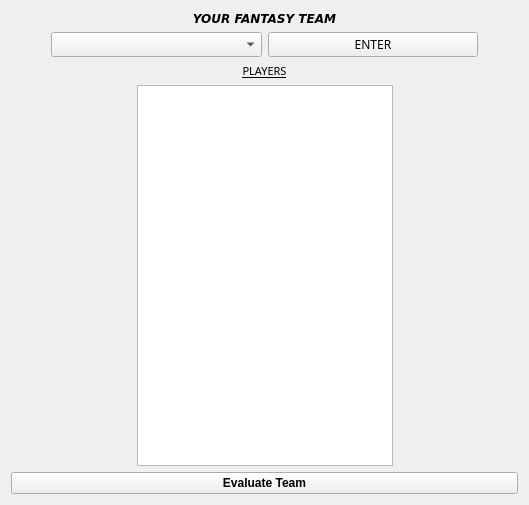
<?xml version="1.0" encoding="UTF-8"?>
<ui version="4.0">
 <class>Openteam1</class>
 <widget class="QWidget" name="Openteam1">
  <property name="geometry">
   <rect>
    <x>0</x>
    <y>0</y>
    <width>529</width>
    <height>505</height>
   </rect>
  </property>
  <property name="windowTitle">
   <string>Form</string>
  </property>
  <layout class="QVBoxLayout" name="verticalLayout">
   <item>
    <widget class="QLabel" name="label_3">
     <property name="font">
      <font>
       <family>Verdana</family>
       <pointsize>9</pointsize>
       <weight>75</weight>
       <italic>true</italic>
       <bold>true</bold>
      </font>
     </property>
     <property name="text">
      <string>YOUR FANTASY TEAM</string>
     </property>
     <property name="alignment">
      <set>Qt::AlignCenter</set>
     </property>
    </widget>
   </item>
   <item>
    <layout class="QHBoxLayout" name="horizontalLayout_2">
     <item>
      <spacer name="horizontalSpacer_3">
       <property name="orientation">
        <enum>Qt::Horizontal</enum>
       </property>
       <property name="sizeType">
        <enum>QSizePolicy::Minimum</enum>
       </property>
       <property name="sizeHint" stdset="0">
        <size>
         <width>40</width>
         <height>20</height>
        </size>
       </property>
      </spacer>
     </item>
     <item>
      <widget class="QComboBox" name="Box1">
       <property name="font">
        <font>
         <family>Arial Rounded MT Bold</family>
         <pointsize>9</pointsize>
        </font>
       </property>
       <property name="layoutDirection">
        <enum>Qt::LeftToRight</enum>
       </property>
      </widget>
     </item>
     <item>
      <widget class="QPushButton" name="btn2">
       <property name="font">
        <font>
         <family>Arial Rounded MT Bold</family>
        </font>
       </property>
       <property name="text">
        <string>ENTER</string>
       </property>
      </widget>
     </item>
     <item>
      <spacer name="horizontalSpacer_4">
       <property name="orientation">
        <enum>Qt::Horizontal</enum>
       </property>
       <property name="sizeType">
        <enum>QSizePolicy::Minimum</enum>
       </property>
       <property name="sizeHint" stdset="0">
        <size>
         <width>40</width>
         <height>20</height>
        </size>
       </property>
      </spacer>
     </item>
    </layout>
   </item>
   <item>
    <widget class="QLabel" name="label_2">
     <property name="font">
      <font>
       <family>Arial Rounded MT Bold</family>
       <pointsize>8</pointsize>
       <underline>true</underline>
      </font>
     </property>
     <property name="text">
      <string>PLAYERS</string>
     </property>
     <property name="alignment">
      <set>Qt::AlignCenter</set>
     </property>
    </widget>
   </item>
   <item>
    <layout class="QHBoxLayout" name="horizontalLayout">
     <item>
      <spacer name="horizontalSpacer">
       <property name="orientation">
        <enum>Qt::Horizontal</enum>
       </property>
       <property name="sizeHint" stdset="0">
        <size>
         <width>40</width>
         <height>20</height>
        </size>
       </property>
      </spacer>
     </item>
     <item>
      <widget class="QListWidget" name="list1"/>
     </item>
     <item>
      <spacer name="horizontalSpacer_2">
       <property name="orientation">
        <enum>Qt::Horizontal</enum>
       </property>
       <property name="sizeHint" stdset="0">
        <size>
         <width>40</width>
         <height>20</height>
        </size>
       </property>
      </spacer>
     </item>
    </layout>
   </item>
   <item>
    <widget class="QPushButton" name="btn1">
     <property name="font">
      <font>
       <pointsize>9</pointsize>
       <weight>75</weight>
       <bold>true</bold>
      </font>
     </property>
     <property name="text">
      <string>Evaluate Team</string>
     </property>
    </widget>
   </item>
  </layout>
 </widget>
 <resources/>
 <connections/>
</ui>
